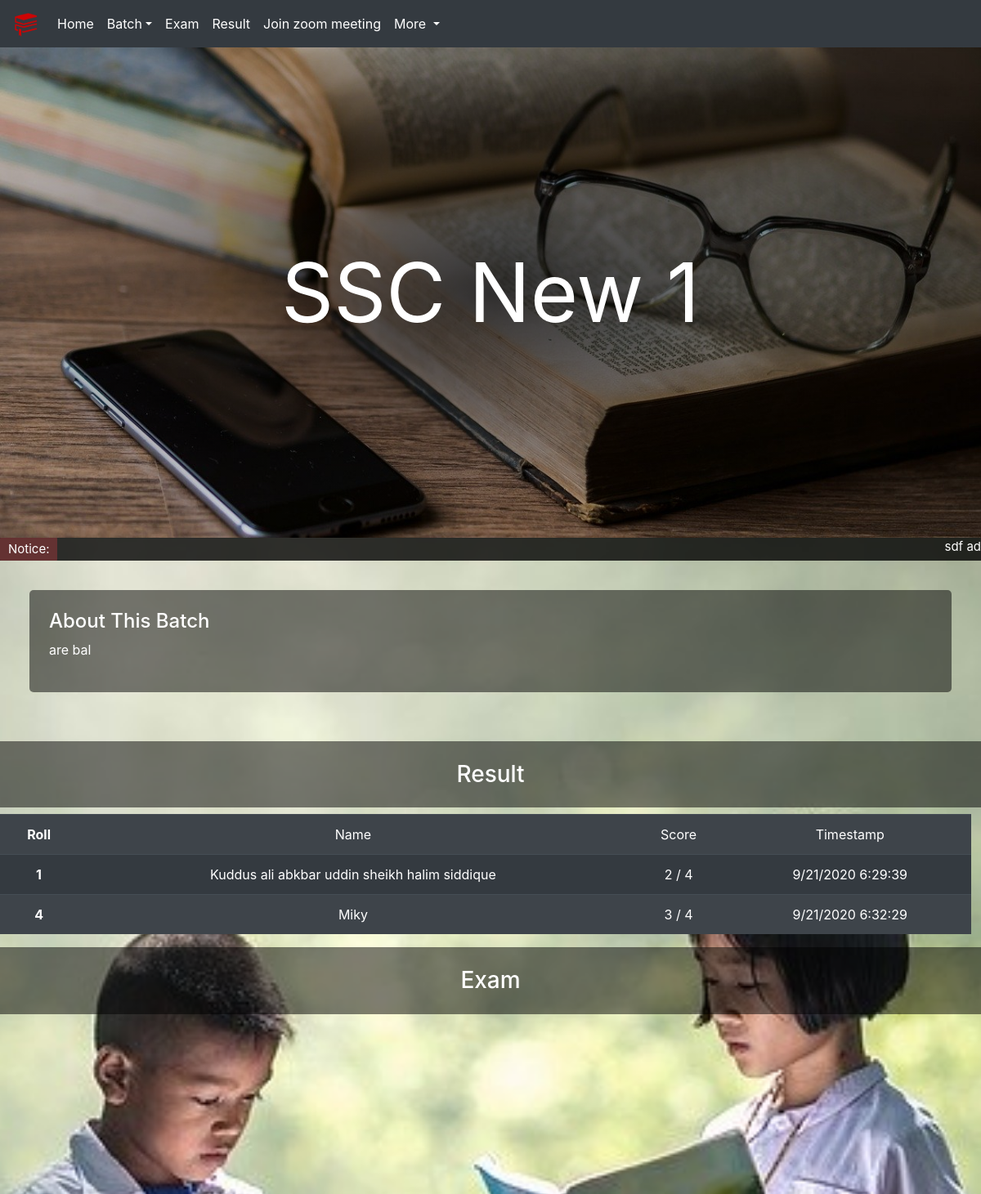
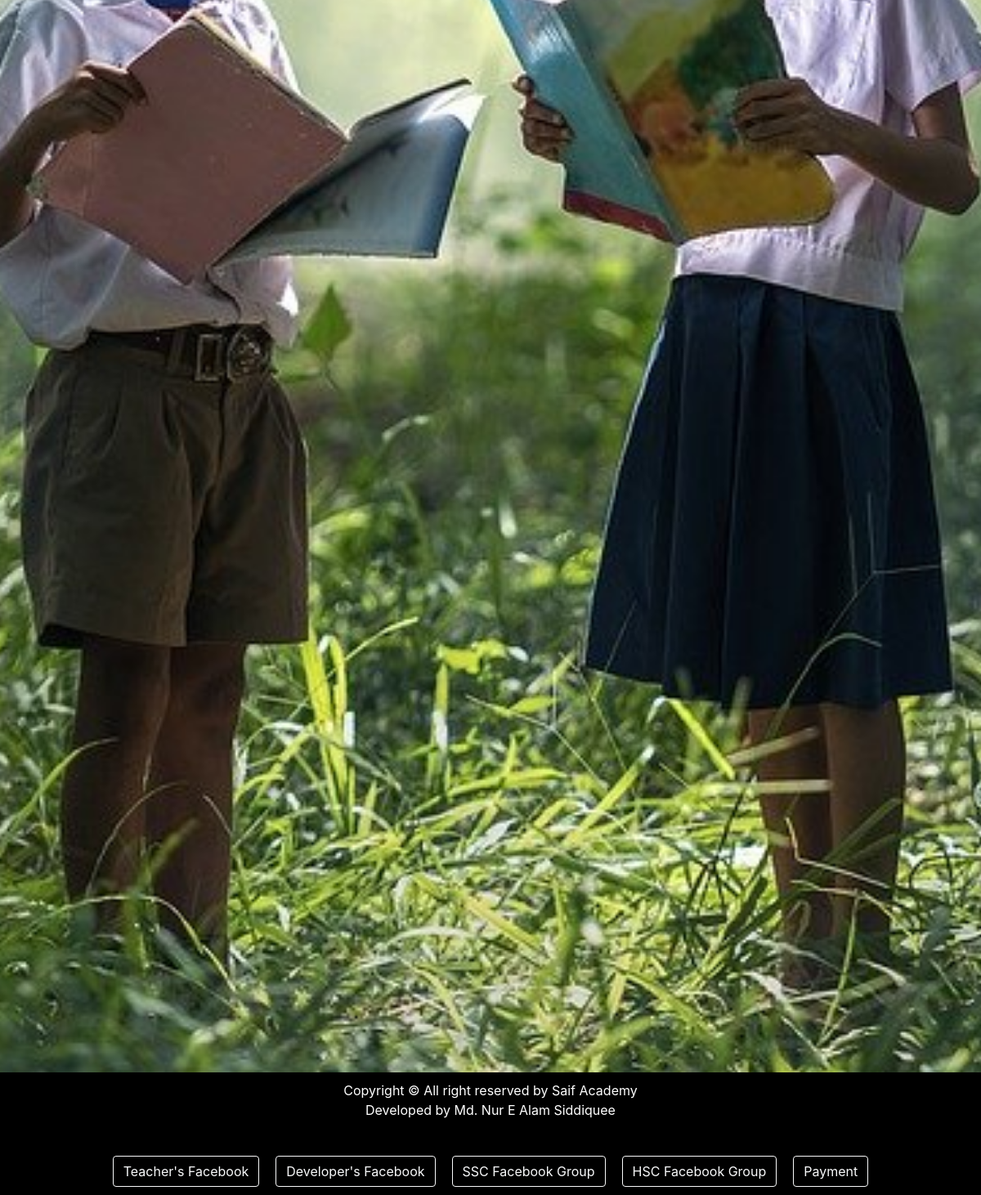
The page /ssc_new_1.php on the database its author committed (2 pictures, top to bottom).
### tables this page shows
CREATE TABLE `news` (
  `Batch` varchar(100) NOT NULL,
  `Notice` text NOT NULL,
  `Exam` text NOT NULL,
  `About` text NOT NULL
);

CREATE TABLE `z_ssc_new_1` (
  `COL 1` varchar(17) DEFAULT NULL,
  `COL 2` varchar(16) DEFAULT NULL,
  `COL 3` varchar(5) DEFAULT NULL,
  `COL 4` varchar(45) DEFAULT NULL,
  `COL 5` varchar(4) DEFAULT NULL
);

### ssc_new_1.php (the view, shortened to what this page needs)
<!DOCTYPE html>
<html>
<head>
    <link rel="stylesheet" href="https://stackpath.bootstrapcdn.com/bootstrap/4.5.0/css/bootstrap.min.css">
</head>
<body>
    <nav class="navbar navbar-expand-lg navbar-dark bg-dark sticky-top">
        <a class="navbar-brand" href="#">
            <img src="logo.png" width="30" height="30" alt="SSC New 1" loading="lazy">
        </a>
        <div class="collapse navbar-collapse" id="navbarNavDropdown">
            <ul class="navbar-nav">
                <li class="nav-item active">
                    <a class="nav-link" href="index.php">Home</a>
                </li>
               <li class="nav-item active dropdown">
                    <a class="nav-link dropdown-toggle" href="#more" id="navbarDropdownMenuLink" role="button" data-toggle="dropdown" aria-haspopup="true" aria-expanded="false">
                    Batch</a>
                </li>
                <li class="nav-item active">
                    <a class="nav-link" href="#xm">Exam</a>
                </li>
                <li class="nav-item active">
                    <a class="nav-link" href="#result">Result</a>
                </li>
                <li class="nav-item active">
                    <a class="nav-link" href="https://us04web.zoom.us/j/7650312464?pwd=VGllYUN5c1ZIWCtmSkFvOGVIdnNaZz09" target="_blank">Join zoom meeting</a>
                </li>
                <li class="nav-item active dropdown">
                    <a class="nav-link dropdown-toggle" href="#more" id="navbarDropdownMenuLink" role="button" data-toggle="dropdown" aria-haspopup="true" aria-expanded="false">
                        More
                    </a>
                </li>
            </ul>
        </div>
    </nav>
    <div class="header" id="Home">
        <div>SSC New 1</div>
    </div>
    <div class="notice">
        <div class="ntc">Notice:</div>
        <?php
        $sw = "SELECT * FROM `news` WHERE `Batch` = 'SSC New 1'";
        $r1 = mysqli_query(mysqli_connect('sql211.epizy.com', 'epiz_26217239', 'TKBIknMihTE6', 'epiz_26217239_Saif_Academy'), $sw);
        $c1 = mysqli_num_rows($r1);
        if ($c1 > 0) {
            while ($row = mysqli_fetch_row($r1)) {
        ?>
                <div style="text-align: right; width:100%">
                    <marquee><?php echo "{$row[1]}"; ?></marquee>
                </div>
        <?php
            }
        } else {
            echo 'You have no link in your database';
        }
        ?>
    </div>
    <div class="option" id="reg">
        <h4>About This Batch</h4>
        <?php
        $sw5 = "SELECT * FROM `news` WHERE `Batch` = 'SSC New 1'";
        $r5 = mysqli_query(mysqli_connect('sql211.epizy.com', 'epiz_26217239', 'TKBIknMihTE6', 'epiz_26217239_Saif_Academy'), $sw5);
        $c5 = mysqli_num_rows($r5);
        if ($c5 > 0) {
            while ($row = mysqli_fetch_row($r5)) {
        ?>
                <div>
                    <p><?php echo "{$row[3]}"; ?></p>
                </div>
        <?php
            }
        } else {
            echo 'You have no link in your database';
        }
         ?>
    </div>
<br>
    <h3 class="ytt" id='result'>Result</h3>
    <div class="ytv">
<table class="table table-striped table-dark">
  <tbody>
<?php
        $show = "SELECT * FROM `z_ssc_new_1`";
        $r2 = mysqli_query(mysqli_connect('sql211.epizy.com', 'epiz_26217239', 'TKBIknMihTE6', 'epiz_26217239_Saif_Academy'), $show);
        $c2 = mysqli_num_rows($r2);
        if ($c2 > 0) {
            while ($row = mysqli_fetch_row($r2)) {
?>
    <tr>
      <th scope="row"><?php echo "{$row[4]}"; ?></th>
      <td><?php echo "{$row[3]}"; ?></td>
      <td><?php echo "{$row[2]}"; ?></td>
      <td><?php echo "{$row[0]}"; ?></td>
    </tr>
<?php
            }
        } else {
            echo 'You have no link in your database';
        }
        ?>
 </tbody>
</table>
    </div>
    <h3 class="ytt" id='xm'>Exam</h3>
    <div class="ytv">
<?php
        $sw = "SELECT * FROM `news` WHERE `Batch` = 'SSC New 1'";
        $r1 = mysqli_query(mysqli_connect('sql211.epizy.com', 'epiz_26217239', 'TKBIknMihTE6', 'epiz_26217239_Saif_Academy'), $sw);
        $c1 = mysqli_num_rows($r1);
        if ($c1 > 0) {
            while ($row = mysqli_fetch_row($r1)) {
        echo "{$row[2]}";
            }
        } else {
            echo 'You have no link in your database';
        };
        ?>
    </div>
    <footer>
        <div class="head">Copyright &copy All right reserved by Saif Academy<br> Developed by Md. Nur E Alam
            Siddiquee <br></div> <br>
        <div class="footer">
            <div class="facebook"><a class="btn btn-outline-light" target="_blank" href="https://www.facebook.com/md.fias.1" role="button">Teacher's Facebook</a></div>
            <div class="facebook"><a class="btn btn-outline-light" target="_blank" href="https://www.facebook.com/Md.NurEAlamSiddiquee/" role="button">Developer's Facebook</a>
            </div>
            <div class="facebook"><a class="btn btn-outline-light" target="_blank" href="https://www.facebook.com/groups/2630917767155071/" role="button">SSC Facebook Group</a>
            </div>
            <div class="facebook"><a class="btn btn-outline-light" target="_blank" href="https://www.facebook.com/groups/265608491419819/" role="button">HSC Facebook Group</a>
            </div>
            <div class="facebook"><a class="btn btn-outline-light" target="_blank" href="payment.php" role="button">Payment</a></div>
        </div>
    </footer>
</body>
</html>

### ssc_new_1.php (style rules this page uses)
* { margin: 0; padding: 0; }
body { background-image: url('background.jpg'); background-attachment: fixed; background-size: cover; background-position: center; }
.header { display: flex; align-items: center; justify-content: center; height: 600px; font-size: 100px; background-size: cover; color: white; background-position: center; background-image: radial-gradient( rgba(0, 0, 0, 0.8), rgba(0, 0, 0, 0.6), rgba(0, 0, 0, 0.4), rgba(0, 0, 0, 0.2), rgba(0, 0, 0, 0)), url('bh.jpg'); padding: 50px; text-align: right; }
.notice { display: flex; color: white; width: 100%; background-color: rgba(0, 0, 0, 0.8); font-size: 15px; }
.ntc { border-radius: 1px; padding: 3px 10px; background-color: rgb(100, 50, 50); }
.option { color: white; text-align: justify; background-color: rgba(0, 0, 0, 0.5); padding: 2%; margin: 3% ; border-radius: 5px; }
.ytv { text-align: center; width: 99% ; }
.ytt { color: white; text-align: justify; background-color: rgba(0, 0, 0, 0.5); padding: 2%; text-align: center; }
footer { background-color: black; }
.head { color: white; text-align: center; padding: 10px; }
.footer { display: flex; width: 100%; flex-wrap: wrap; align-items: center; justify-content: center; }
.footer>div { margin: 10px; }

### rows shown on the page
news: Notice "sdf ad", About "are bal"
z_ssc_new_1: COL 5 "Roll", COL 4 "Name", COL 3 "Score", COL 1 "Timestamp"
z_ssc_new_1: COL 5 "1", COL 4 "Kuddus ali abkbar uddin sheikh halim siddique", COL 3 "2 / 4", COL 1 "9/21/2020 6:29:39"
z_ssc_new_1: COL 5 "4", COL 4 "Miky", COL 3 "3 / 4", COL 1 "9/21/2020 6:32:29"
